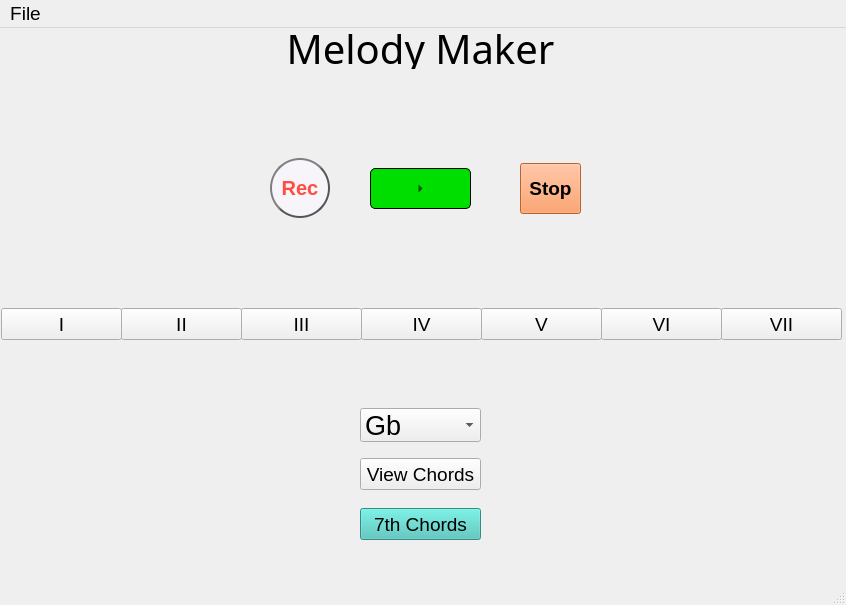
<?xml version="1.0" encoding="UTF-8"?>
<ui version="4.0">
 <class>MainWindow</class>
 <widget class="QMainWindow" name="MainWindow">
  <property name="geometry">
   <rect>
    <x>0</x>
    <y>0</y>
    <width>846</width>
    <height>605</height>
   </rect>
  </property>
  <property name="font">
   <font>
    <pointsize>14</pointsize>
   </font>
  </property>
  <property name="windowTitle">
   <string>Melody Maker</string>
  </property>
  <widget class="QWidget" name="centralwidget">
   <widget class="QComboBox" name="comboBox">
    <property name="geometry">
     <rect>
      <x>360</x>
      <y>380</y>
      <width>121</width>
      <height>34</height>
     </rect>
    </property>
    <property name="maximumSize">
     <size>
      <width>16777214</width>
      <height>16777215</height>
     </size>
    </property>
    <property name="font">
     <font>
      <pointsize>20</pointsize>
     </font>
    </property>
    <item>
     <property name="text">
      <string>Gb</string>
     </property>
    </item>
    <item>
     <property name="text">
      <string>Db</string>
     </property>
    </item>
    <item>
     <property name="text">
      <string>Ab</string>
     </property>
    </item>
    <item>
     <property name="text">
      <string>Eb</string>
     </property>
    </item>
    <item>
     <property name="text">
      <string>Bb</string>
     </property>
    </item>
    <item>
     <property name="text">
      <string>F</string>
     </property>
    </item>
    <item>
     <property name="text">
      <string>C</string>
     </property>
    </item>
    <item>
     <property name="text">
      <string>G</string>
     </property>
    </item>
    <item>
     <property name="text">
      <string>D</string>
     </property>
    </item>
    <item>
     <property name="text">
      <string>A</string>
     </property>
    </item>
    <item>
     <property name="text">
      <string>E</string>
     </property>
    </item>
    <item>
     <property name="text">
      <string>B</string>
     </property>
    </item>
    <item>
     <property name="text">
      <string>F#</string>
     </property>
    </item>
   </widget>
   <widget class="QPushButton" name="viewChords">
    <property name="geometry">
     <rect>
      <x>360</x>
      <y>430</y>
      <width>121</width>
      <height>32</height>
     </rect>
    </property>
    <property name="text">
     <string>View Chords</string>
    </property>
   </widget>
   <widget class="QPushButton" name="seventh_chord">
    <property name="geometry">
     <rect>
      <x>360</x>
      <y>480</y>
      <width>121</width>
      <height>32</height>
     </rect>
    </property>
    <property name="autoFillBackground">
     <bool>false</bool>
    </property>
    <property name="styleSheet">
     <string notr="true">background-color: rgb(70, 196, 186);</string>
    </property>
    <property name="text">
     <string>7th Chords</string>
    </property>
    <property name="checkable">
     <bool>false</bool>
    </property>
    <property name="checked">
     <bool>false</bool>
    </property>
    <property name="autoDefault">
     <bool>false</bool>
    </property>
    <property name="default">
     <bool>false</bool>
    </property>
   </widget>
   <widget class="QPushButton" name="two_chord">
    <property name="geometry">
     <rect>
      <x>121</x>
      <y>280</y>
      <width>121</width>
      <height>32</height>
     </rect>
    </property>
    <property name="text">
     <string>II</string>
    </property>
    <property name="shortcut">
     <string>S</string>
    </property>
   </widget>
   <widget class="QPushButton" name="four_chrod">
    <property name="geometry">
     <rect>
      <x>361</x>
      <y>280</y>
      <width>121</width>
      <height>32</height>
     </rect>
    </property>
    <property name="text">
     <string>IV</string>
    </property>
    <property name="shortcut">
     <string>F</string>
    </property>
   </widget>
   <widget class="QPushButton" name="five_chord">
    <property name="geometry">
     <rect>
      <x>481</x>
      <y>280</y>
      <width>121</width>
      <height>32</height>
     </rect>
    </property>
    <property name="text">
     <string>V</string>
    </property>
    <property name="shortcut">
     <string>G</string>
    </property>
   </widget>
   <widget class="QPushButton" name="six_chord">
    <property name="geometry">
     <rect>
      <x>601</x>
      <y>280</y>
      <width>121</width>
      <height>32</height>
     </rect>
    </property>
    <property name="text">
     <string>VI</string>
    </property>
    <property name="shortcut">
     <string>H</string>
    </property>
   </widget>
   <widget class="QPushButton" name="seven_chord">
    <property name="geometry">
     <rect>
      <x>721</x>
      <y>280</y>
      <width>121</width>
      <height>32</height>
     </rect>
    </property>
    <property name="text">
     <string>VII</string>
    </property>
    <property name="shortcut">
     <string>J</string>
    </property>
   </widget>
   <widget class="QPushButton" name="three_chord">
    <property name="geometry">
     <rect>
      <x>241</x>
      <y>280</y>
      <width>121</width>
      <height>32</height>
     </rect>
    </property>
    <property name="text">
     <string>III</string>
    </property>
    <property name="shortcut">
     <string>D</string>
    </property>
   </widget>
   <widget class="QLabel" name="label_1">
    <property name="geometry">
     <rect>
      <x>31</x>
      <y>250</y>
      <width>60</width>
      <height>16</height>
     </rect>
    </property>
    <property name="font">
     <font>
      <pointsize>16</pointsize>
      <weight>75</weight>
      <bold>true</bold>
     </font>
    </property>
    <property name="text">
     <string/>
    </property>
    <property name="alignment">
     <set>Qt::AlignCenter</set>
    </property>
   </widget>
   <widget class="QPushButton" name="one_chord">
    <property name="geometry">
     <rect>
      <x>1</x>
      <y>280</y>
      <width>121</width>
      <height>32</height>
     </rect>
    </property>
    <property name="text">
     <string>I</string>
    </property>
    <property name="shortcut">
     <string>A</string>
    </property>
    <property name="autoExclusive">
     <bool>false</bool>
    </property>
    <property name="autoRepeatDelay">
     <number>295</number>
    </property>
   </widget>
   <widget class="QLabel" name="label_2">
    <property name="geometry">
     <rect>
      <x>151</x>
      <y>250</y>
      <width>60</width>
      <height>16</height>
     </rect>
    </property>
    <property name="font">
     <font>
      <pointsize>16</pointsize>
      <weight>75</weight>
      <bold>true</bold>
     </font>
    </property>
    <property name="text">
     <string/>
    </property>
    <property name="alignment">
     <set>Qt::AlignCenter</set>
    </property>
   </widget>
   <widget class="QLabel" name="label_3">
    <property name="geometry">
     <rect>
      <x>271</x>
      <y>250</y>
      <width>60</width>
      <height>16</height>
     </rect>
    </property>
    <property name="font">
     <font>
      <pointsize>16</pointsize>
      <weight>75</weight>
      <bold>true</bold>
     </font>
    </property>
    <property name="text">
     <string/>
    </property>
    <property name="alignment">
     <set>Qt::AlignCenter</set>
    </property>
   </widget>
   <widget class="QLabel" name="label_4">
    <property name="geometry">
     <rect>
      <x>391</x>
      <y>250</y>
      <width>60</width>
      <height>16</height>
     </rect>
    </property>
    <property name="font">
     <font>
      <pointsize>16</pointsize>
      <weight>75</weight>
      <bold>true</bold>
     </font>
    </property>
    <property name="text">
     <string/>
    </property>
    <property name="alignment">
     <set>Qt::AlignCenter</set>
    </property>
   </widget>
   <widget class="QLabel" name="label_5">
    <property name="geometry">
     <rect>
      <x>511</x>
      <y>250</y>
      <width>60</width>
      <height>16</height>
     </rect>
    </property>
    <property name="font">
     <font>
      <pointsize>16</pointsize>
      <weight>75</weight>
      <bold>true</bold>
     </font>
    </property>
    <property name="text">
     <string/>
    </property>
    <property name="alignment">
     <set>Qt::AlignCenter</set>
    </property>
   </widget>
   <widget class="QLabel" name="label_6">
    <property name="geometry">
     <rect>
      <x>631</x>
      <y>250</y>
      <width>60</width>
      <height>16</height>
     </rect>
    </property>
    <property name="font">
     <font>
      <pointsize>16</pointsize>
      <weight>75</weight>
      <bold>true</bold>
     </font>
    </property>
    <property name="text">
     <string/>
    </property>
    <property name="alignment">
     <set>Qt::AlignCenter</set>
    </property>
   </widget>
   <widget class="QLabel" name="label_7">
    <property name="geometry">
     <rect>
      <x>730</x>
      <y>250</y>
      <width>101</width>
      <height>20</height>
     </rect>
    </property>
    <property name="font">
     <font>
      <pointsize>16</pointsize>
      <weight>75</weight>
      <bold>true</bold>
     </font>
    </property>
    <property name="text">
     <string/>
    </property>
    <property name="alignment">
     <set>Qt::AlignCenter</set>
    </property>
   </widget>
   <widget class="QPushButton" name="recButton">
    <property name="geometry">
     <rect>
      <x>270</x>
      <y>130</y>
      <width>60</width>
      <height>60</height>
     </rect>
    </property>
    <property name="font">
     <font>
      <pointsize>15</pointsize>
      <weight>75</weight>
      <bold>true</bold>
     </font>
    </property>
    <property name="styleSheet">
     <string notr="true">#recButton {
color: rgb(255, 77, 63);
border: 2px solid #555;
border-radius: 30px;
border-style: outset;
background-color: rgb(247, 244, 250);
padding: 5px;
}

#recButton:pressed {
color: rgb(0, 0, 0);
border-style: outset;
border-width: 0px;
border-color: beige;
font: bold 18px;
color: white;
min-width: 8em;
background-color: rgb(255, 77, 63);
}




    </string>
    </property>
    <property name="text">
     <string>Rec</string>
    </property>
    <property name="checkable">
     <bool>false</bool>
    </property>
    <property name="checked">
     <bool>false</bool>
    </property>
   </widget>
   <widget class="QToolButton" name="playButton">
    <property name="geometry">
     <rect>
      <x>370</x>
      <y>140</y>
      <width>101</width>
      <height>41</height>
     </rect>
    </property>
    <property name="font">
     <font>
      <family>.SF NS Text</family>
      <pointsize>14</pointsize>
      <weight>50</weight>
      <italic>false</italic>
      <bold>false</bold>
     </font>
    </property>
    <property name="styleSheet">
     <string notr="true">#playButton {
background-color: rgb(0, 222, 0);
border: 1px solid black;
font: 14pt &quot;.SF NS Text&quot;;
border-radius: 5px;
}

#playButton:pressed {
color: rgb(0, 0, 0);
border-style: outset;
border-width: 0px;
border-radius: 10px;
border-color: beige;
font: bold 20px;
min-width: 8em;
}
</string>
    </property>
    <property name="text">
     <string/>
    </property>
    <property name="iconSize">
     <size>
      <width>15</width>
      <height>15</height>
     </size>
    </property>
    <property name="checkable">
     <bool>false</bool>
    </property>
    <property name="toolButtonStyle">
     <enum>Qt::ToolButtonIconOnly</enum>
    </property>
    <property name="autoRaise">
     <bool>false</bool>
    </property>
    <property name="arrowType">
     <enum>Qt::RightArrow</enum>
    </property>
   </widget>
   <widget class="QLabel" name="label">
    <property name="geometry">
     <rect>
      <x>220</x>
      <y>0</y>
      <width>401</width>
      <height>41</height>
     </rect>
    </property>
    <property name="font">
     <font>
      <family>Chalkboard</family>
      <pointsize>30</pointsize>
     </font>
    </property>
    <property name="text">
     <string>Melody Maker</string>
    </property>
    <property name="textFormat">
     <enum>Qt::AutoText</enum>
    </property>
    <property name="alignment">
     <set>Qt::AlignCenter</set>
    </property>
   </widget>
   <widget class="QPushButton" name="stopButton">
    <property name="geometry">
     <rect>
      <x>520</x>
      <y>135</y>
      <width>61</width>
      <height>51</height>
     </rect>
    </property>
    <property name="font">
     <font>
      <pointsize>14</pointsize>
      <weight>75</weight>
      <bold>true</bold>
     </font>
    </property>
    <property name="styleSheet">
     <string notr="true">background-color: rgb(255, 139, 69);</string>
    </property>
    <property name="text">
     <string>Stop</string>
    </property>
   </widget>
  </widget>
  <widget class="QMenuBar" name="menubar">
   <property name="geometry">
    <rect>
     <x>0</x>
     <y>0</y>
     <width>846</width>
     <height>22</height>
    </rect>
   </property>
   <widget class="QMenu" name="menuMusic_App">
    <property name="title">
     <string>File</string>
    </property>
    <addaction name="actionOpen"/>
    <addaction name="actionSave"/>
    <addaction name="actionExit"/>
    <addaction name="separator"/>
   </widget>
   <addaction name="menuMusic_App"/>
  </widget>
  <widget class="QStatusBar" name="statusbar"/>
  <action name="actionOpen">
   <property name="text">
    <string>Open</string>
   </property>
  </action>
  <action name="actionSave">
   <property name="text">
    <string>Save</string>
   </property>
  </action>
  <action name="actionExit">
   <property name="text">
    <string>Exit</string>
   </property>
  </action>
  <action name="actionNight_Mode">
   <property name="text">
    <string>Night Mode</string>
   </property>
  </action>
 </widget>
 <resources/>
 <connections/>
</ui>
